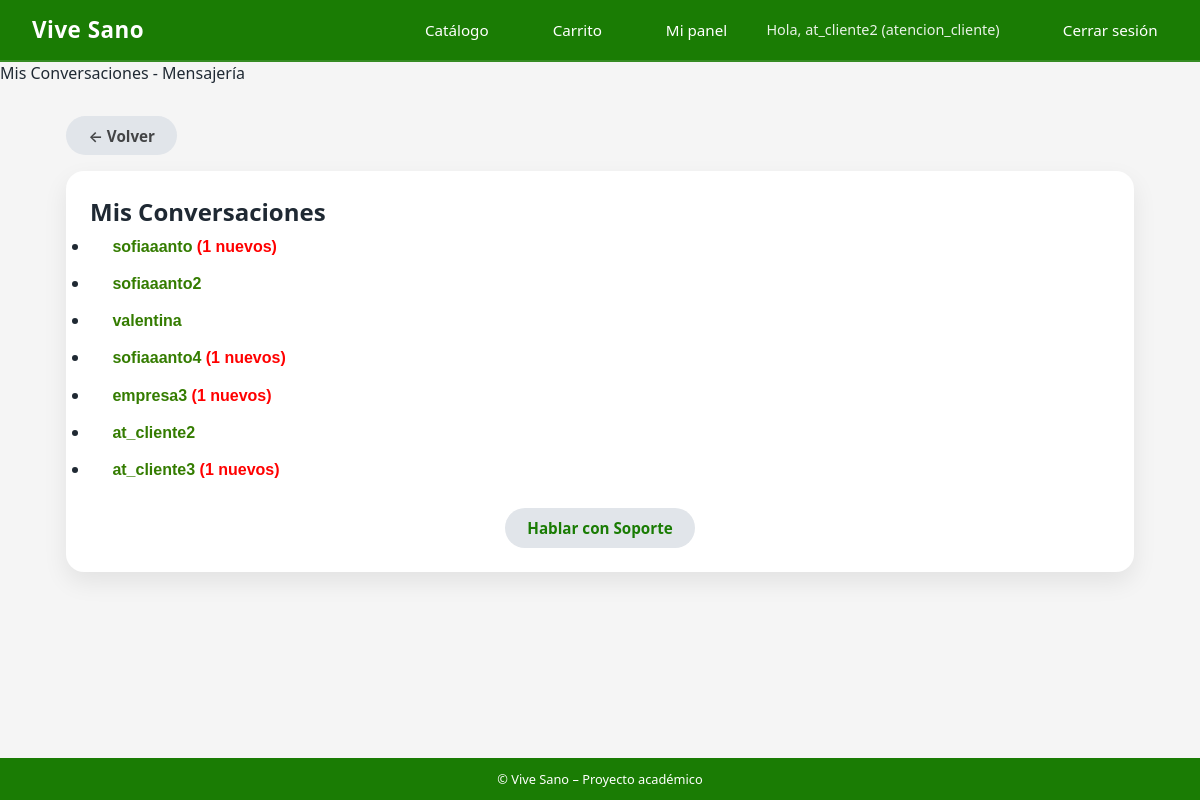
The page /mensajeria/conversaciones/ (signed in) on the database as committed earlier.
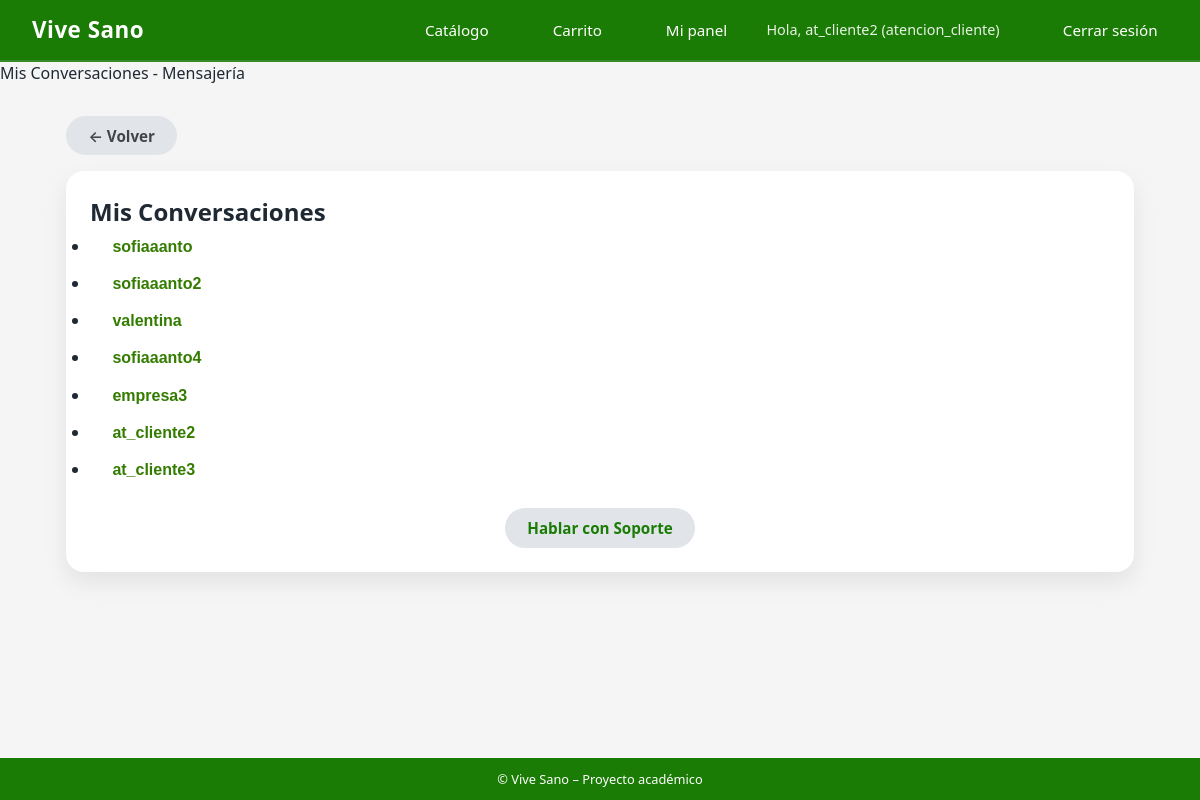
The same page on the database as committed later.
### usuarios/models.py (models this page shows, shortened)
class Usuario(AbstractUser):
    TIPO_CLIENTE = [
        ("natural", "Persona Natural"),
        ("empresa", "Empresa"),
        ("admin", "Administrador"),
        ("atencion_cliente", "Atención al Cliente"),
    ]
    rut = models.CharField(max_length=12, unique=True, blank=True, null=True)
    tipo_cliente = models.CharField(
        max_length=20,
        choices=TIPO_CLIENTE,
        default="natural"
    )

### mensajeria/views.py (the view)
# urls.py: path('conversaciones/', views.lista_conversaciones, name='conversaciones'),
def lista_conversaciones(request):
    user = request.user
    conversaciones = (
        Message.objects.filter(Q(sender=user) | Q(receiver=user))
        .values("sender", "receiver")
        .annotate(last_msg=Max("timestamp"))
        .order_by("-last_msg")
    )
    usuarios_conversando = []
    ids_agregados = set()
    for conv in conversaciones:
        partner_id = conv["receiver"] if conv["sender"] == user.id else conv["sender"]
        if partner_id not in ids_agregados:
            ids_agregados.add(partner_id)
            partner = User.objects.get(id=partner_id)
            partner.unread_count = Message.objects.filter(
                sender=partner,
                receiver=user,
                is_read=False
            ).count()
            usuarios_conversando.append(partner)
    return render(request, "mensajeria/lista_conversaciones.html", {
        "usuarios": usuarios_conversando
    })

### mensajeria/templates/mensajeria/lista_conversaciones.html
{% extends "core/base.html" %}
{% block content %}
{% block title %}Mis Conversaciones - Mensajería{% endblock %}
<div class="container">
    <a href="{% url 'dashboard' %}" class="btn btn-secondary"
   style="
        display: inline-flex;
        align-items: center;
        gap: 6px;
        text-decoration: none;
        color: #000000b3;
        font-weight: 600;
        margin-bottom: 1rem;
   ">
    ← Volver
    </a>
    <div class="card">
        <div class="title">
           <h2 class="titulo">Mis Conversaciones</h2>
        </div>
        {% if usuarios %}
            <ul class="lista">
                {% for usuario in usuarios %}
                <li class="item">
                    <a class="btn btn-fourth" href="{% url 'mensajeria:chat' usuario.id %}">
                        {{ usuario.username }}
                        {% if usuario.unread_count > 0 %}
                            <strong style="color:red;">
                                ({{ usuario.unread_count }} nuevos)
                            </strong>
                        {% endif %}
                    </a>
                </li>
                {% endfor %}
            </ul>
        {% else %}
            <p>No tienes conversaciones todavía.</p>
        {% endif %}
        <div style="margin-top: 20px; text-align:center;">
            <a href="{% url 'mensajeria:chat_default' %}" class="btn btn-secondary">
                Hablar con Soporte
            </a>
        </div>
    </div>
</div>
{% endblock %}

Rows that differ between the two databases and show on the page:
changed Usuario "sofiaaanto": unread_count "1" → (not shown)
changed Usuario "sofiaaanto4": unread_count "1" → (not shown)
shown differently, row unchanged: Usuario "empresa3": unread_count "1" → (not shown)
shown differently, row unchanged: Usuario "at_cliente3": unread_count "1" → (not shown)
